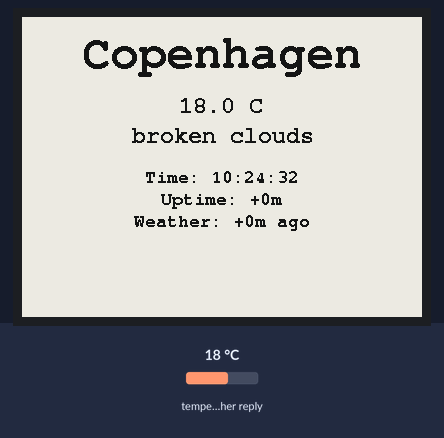
Bench run of a sketch on a simulated ESP32. On the bench: 400×300 one-colour display. The test bench sets the inputs (shaded band); at power-on: temperature in the weather reply 18 °C. WiFi joins after 1.5 s; servers stay silent unless stated; the local clock reads 2024-03-15 10:24:30 at power-on unless the sketch sets it; web services answer with replies made up by the test bench; what the sketch prints to the serial monitor is not drawn.

Above: at 6.9 s.
At 109.0 s:
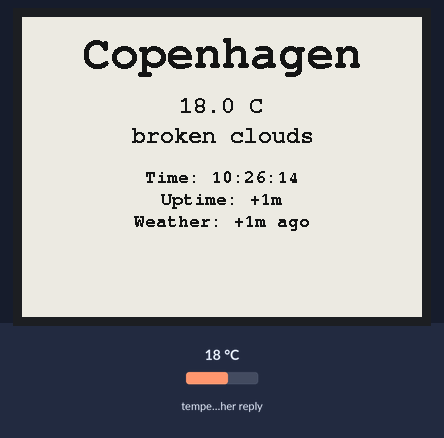

The sketch:

main.ino
```cpp
/*
* ESP32-Thing-4.2E-PaperDisplay+API.ino
* Made by Jonas Kjeldmnd Jensen (Yunus), September 2024
* Extended with comprehensive time management functionality
*
* Main Arduino file that coordinates weather display with smart time management
*/

#include <WiFi.h>
#include <HTTPClient.h>
#include <ArduinoJson.h>
#include <GxEPD2_BW.h>
#include <Fonts/FreeMonoBold9pt7b.h>
#include <Fonts/FreeMonoBold12pt7b.h>
#include <Fonts/FreeMonoBold24pt7b.h>

// Load project header files
#include "DisplayConfig.h"
#include "Credentials.h"
#include "TimeManager.h"

// =========================
// CONFIGURATION
// =========================

const char* city = "Copenhagen";  // Weather location

// =========================
// SETUP FUNCTION
// =========================

void setup() {
  Serial.begin(115200);
  delay(1000);
  Serial.println("\n=== ESP32 Weather Display with Smart Time Management ===");
  Serial.println("Made by Jonas Kjeldmnd Jensen (Yunus), September 2024");
  Serial.println("========================================================");

  // Initialize display
  Serial.println("🖥️  Initializing e-paper display...");
  display.init(115200, true, 50, false);
  display.setRotation(4); // 90 degrees counter-clockwise
  Serial.println("✓ E-paper display initialized");

  // Connect to WiFi
  connectToWifi();

  // Initialize time management
  if (initializeTime()) {
    storeCurrentTime();
    Serial.println("✓ Time management system ready");
  } else {
    Serial.println("✗ Time initialization failed - will retry in loop");
  }

  // Initialize weather data structure
  currentWeather.valid = false;

  // Fetch initial weather data
  fetchWeatherData();

  // Initial display update
  updateDisplay();

  Serial.println("\n=== Setup Complete - Entering Main Loop ===\n");
}

// =========================
// WIFI FUNCTIONS
// =========================

void connectToWifi() {
  Serial.print("📶 Connecting to WiFi");
  WiFi.begin(ssid, password);

  int attempts = 0;
  while (WiFi.status() != WL_CONNECTED && attempts < 30) {
    delay(500);
    Serial.print(".");
    attempts++;
  }

  if (WiFi.status() == WL_CONNECTED) {
    Serial.println(" Connected!");
    Serial.println("IP address: " + WiFi.localIP().toString());
    Serial.println("Signal strength: " + String(WiFi.RSSI()) + " dBm");
  } else {
    Serial.println(" Failed to connect!");
    Serial.println("⚠️  Will continue without WiFi - limited functionality");
  }
}

// =========================
// WEATHER FUNCTIONS
// =========================

void fetchWeatherData() {
  if (WiFi.status() != WL_CONNECTED) {
    Serial.println("📶 WiFi not connected, skipping weather update");
    return;
  }

  Serial.println("🌤️  Fetching weather data for " + String(city) + "...");

  HTTPClient http;
  String apiUrl = "https://api.openweathermap.org/data/2.5/weather?q=" + String(city) + "&appid=" + String(apiKey) + "&units=metric";
  http.begin(apiUrl);
  http.setTimeout(10000); // 10 second timeout

  int httpResponseCode = http.GET();

  if (httpResponseCode > 0) {
    Serial.println("Weather API Response: " + String(httpResponseCode));

    if (httpResponseCode == 200) {
      String payload = http.getString();

      // Parse JSON response
      DynamicJsonDocument doc(1024);
      DeserializationError error = deserializeJson(doc, payload);

      if (error) {
        Serial.println("✗ JSON parsing failed: " + String(error.c_str()));
        currentWeather.valid = false;
      } else {
        // Extract weather data
        currentWeather.cityName = doc["name"].as<String>();
        currentWeather.temperature = doc["main"]["temp"].as<float>();
        currentWeather.description = doc["weather"][0]["description"].as<String>();
        currentWeather.fetchTime = getCurrentTime();
        currentWeather.valid = true;

        // Update timing
        lastWeatherUpdate = millis();

        Serial.println("✓ Weather data updated:");
        Serial.println("  🏙️  City: " + currentWeather.cityName);
        Serial.println("  🌡️  Temperature: " + String(currentWeather.temperature, 1) + "°C");
        Serial.println("  ☁️  Conditions: " + currentWeather.description);
        Serial.println("  🕐 Fetched at: " + formatTime(currentWeather.fetchTime));
      }
    } else {
      Serial.println("✗ Weather API returned error code: " + String(httpResponseCode));
      currentWeather.valid = false;
    }
  } else {
    Serial.println("✗ Weather API connection failed: " + String(httpResponseCode));
    currentWeather.valid = false;
  }

  http.end();
}

// =========================
// DISPLAY FUNCTIONS
// =========================

void updateDisplay() {
  Serial.println("🖥️  Updating e-paper display...");

  TimeInfo currentTime = getCurrentTime();
  int timeSinceStart = getTimeDifferenceMinutes(storedTime, currentTime);
  int timeSinceWeather = currentWeather.valid ? getTimeDifferenceMinutes(currentWeather.fetchTime, currentTime) : 0;

  display.setTextColor(GxEPD_BLACK);
  display.setFullWindow();
  display.firstPage();

  do {
    display.fillScreen(GxEPD_WHITE);

    int16_t tbx, tby;
    uint16_t tbw, tbh;
    uint16_t y = 50;

    if (currentWeather.valid) {
      // City name (large font)
      display.setFont(&FreeMonoBold24pt7b);
      display.getTextBounds(currentWeather.cityName.c_str(), 0, 0, &tbx, &tby, &tbw, &tbh);
      uint16_t x = ((display.width() - tbw) / 2) - tbx;
      display.setCursor(x, y);
      display.print(currentWeather.cityName.c_str());
      y += 45;

      // Temperature (medium font)
      display.setFont(&FreeMonoBold12pt7b);
      String tempStr = String(currentWeather.temperature, 1) + " C";
      display.getTextBounds(tempStr.c_str(), 0, 0, &tbx, &tby, &tbw, &tbh);
      x = ((display.width() - tbw) / 2) - tbx;
      display.setCursor(x, y);
      display.print(tempStr.c_str());
      y += 30;

      // Weather description
      display.getTextBounds(currentWeather.description.c_str(), 0, 0, &tbx, &tby, &tbw, &tbh);
      x = ((display.width() - tbw) / 2) - tbx;
      display.setCursor(x, y);
      display.print(currentWeather.description.c_str());
      y += 40;
    } else {
      // No weather data available
      display.setFont(&FreeMonoBold12pt7b);
      String errorMsg = "Weather Unavailable";
      display.getTextBounds(errorMsg.c_str(), 0, 0, &tbx, &tby, &tbw, &tbh);
      uint16_t x = ((display.width() - tbw) / 2) - tbx;
      display.setCursor(x, y);
      display.print(errorMsg.c_str());
      y += 60;
    }

    // Time information (small font)
    display.setFont(&FreeMonoBold9pt7b);

    // Current time
    String timeStr = "Time: " + formatTimeShort(currentTime);
    display.getTextBounds(timeStr.c_str(), 0, 0, &tbx, &tby, &tbw, &tbh);
    uint16_t x = ((display.width() - tbw) / 2) - tbx;
    display.setCursor(x, y);
    display.print(timeStr.c_str());
    y += 22;

    // System uptime
    String uptimeStr = "Uptime: " + formatTimeDifference(timeSinceStart);
    display.getTextBounds(uptimeStr.c_str(), 0, 0, &tbx, &tby, &tbw, &tbh);
    x = ((display.width() - tbw) / 2) - tbx;
    display.setCursor(x, y);
    display.print(uptimeStr.c_str());
    y += 22;

    // Weather data age
    if (currentWeather.valid) {
      String weatherAgeStr = "Weather: " + formatTimeDifference(timeSinceWeather) + " ago";
      display.getTextBounds(weatherAgeStr.c_str(), 0, 0, &tbx, &tby, &tbw, &tbh);
      x = ((display.width() - tbw) / 2) - tbx;
      display.setCursor(x, y);
      display.print(weatherAgeStr.c_str());
    }

  } while (display.nextPage());

  lastDisplayUpdate = millis();
  Serial.println("✓ Display updated successfully");
}

// =========================
// MAIN LOOP
// =========================

void loop() {
  // Handle time initialization retry
  if (!timeInitialized) {
    Serial.println("🕐 Time not initialized, retrying...");
    if (initializeTime()) {
      storeCurrentTime();
    } else {
      delay(5000); // Wait 5 seconds before retry
      return;
    }
  }

  // Check for automatic NTP re-sync (every 12 hours)
  checkForNtpSync();

  // Update weather data if needed (every 10 minutes)
  if (shouldUpdateWeather()) {
    fetchWeatherData();
  }

  // Update display if needed (every 30 seconds)
  if (shouldUpdateDisplay()) {
    updateDisplay();
  }

  // Print detailed status to Serial Monitor every 15 seconds
  static unsigned long lastSerialUpdate = 0;
  if (millis() - lastSerialUpdate > 15000) {
    TimeInfo currentTime = getCurrentTime();
    int uptimeMinutes = getTimeDifferenceMinutes(storedTime, currentTime);

    Serial.println("\n📊 === System Status ===");
    Serial.println("🕐 Current time: " + formatTime(currentTime));
    Serial.println("⏱️  System uptime: " + formatTimeDifference(uptimeMinutes));
    Serial.println("📶 WiFi status: " + String(WiFi.status() == WL_CONNECTED ? "Connected (" + String(WiFi.RSSI()) + " dBm)" : "Disconnected"));

    if (currentWeather.valid) {
      int weatherAge = getTimeDifferenceMinutes(currentWeather.fetchTime, currentTime);
      Serial.println("🌤️  Weather: " + currentWeather.cityName + ", " +
                     String(currentWeather.temperature, 1) + "°C, " +
                     currentWeather.description);
      Serial.println("📅 Weather age: " + formatTimeDifference(weatherAge));
    } else {
      Serial.println("🌤️  Weather: No valid data available");
    }

    Serial.println("💾 Free memory: " + String(ESP.getFreeHeap()) + " bytes");
    Serial.println("🔋 Uptime: " + String(getUptimeSeconds()) + " seconds");
    Serial.println("========================\n");

    lastSerialUpdate = millis();
  }

  // Small delay to prevent system overload
  delay(1000);
}
```
